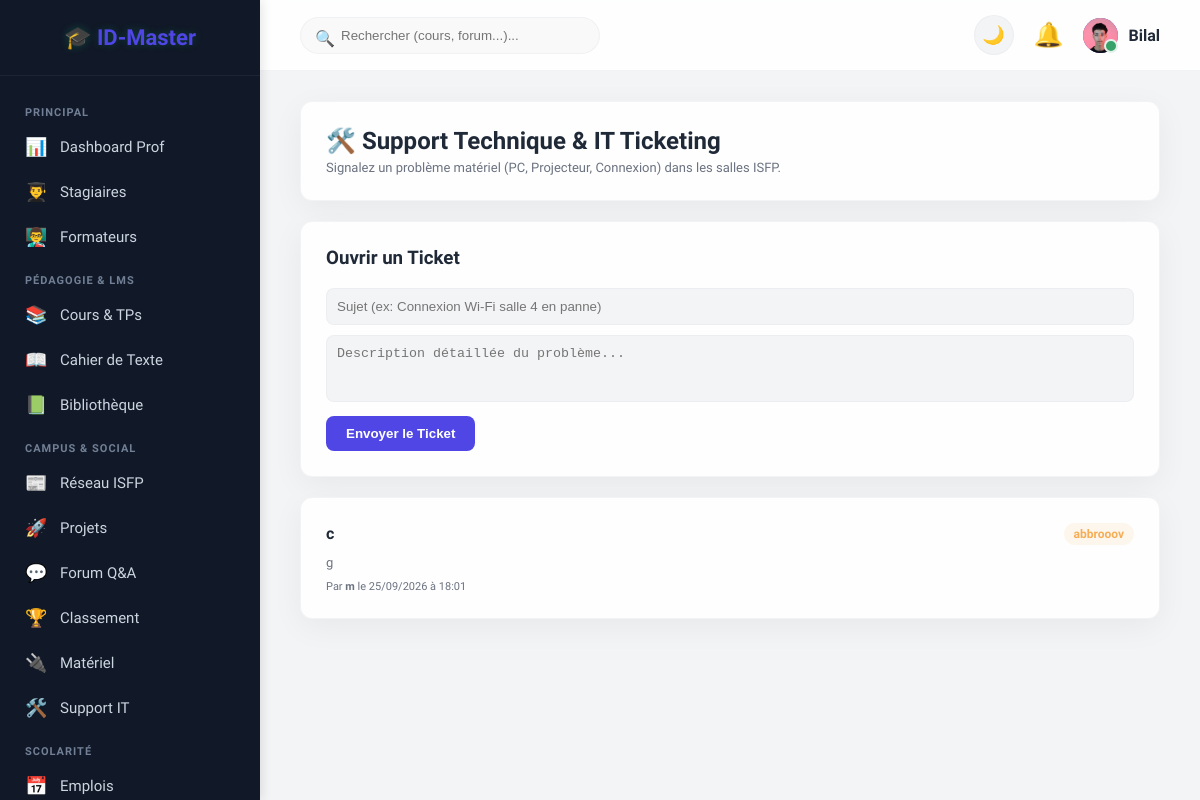
Before: /lms/support/ (signed in) with the older database file.
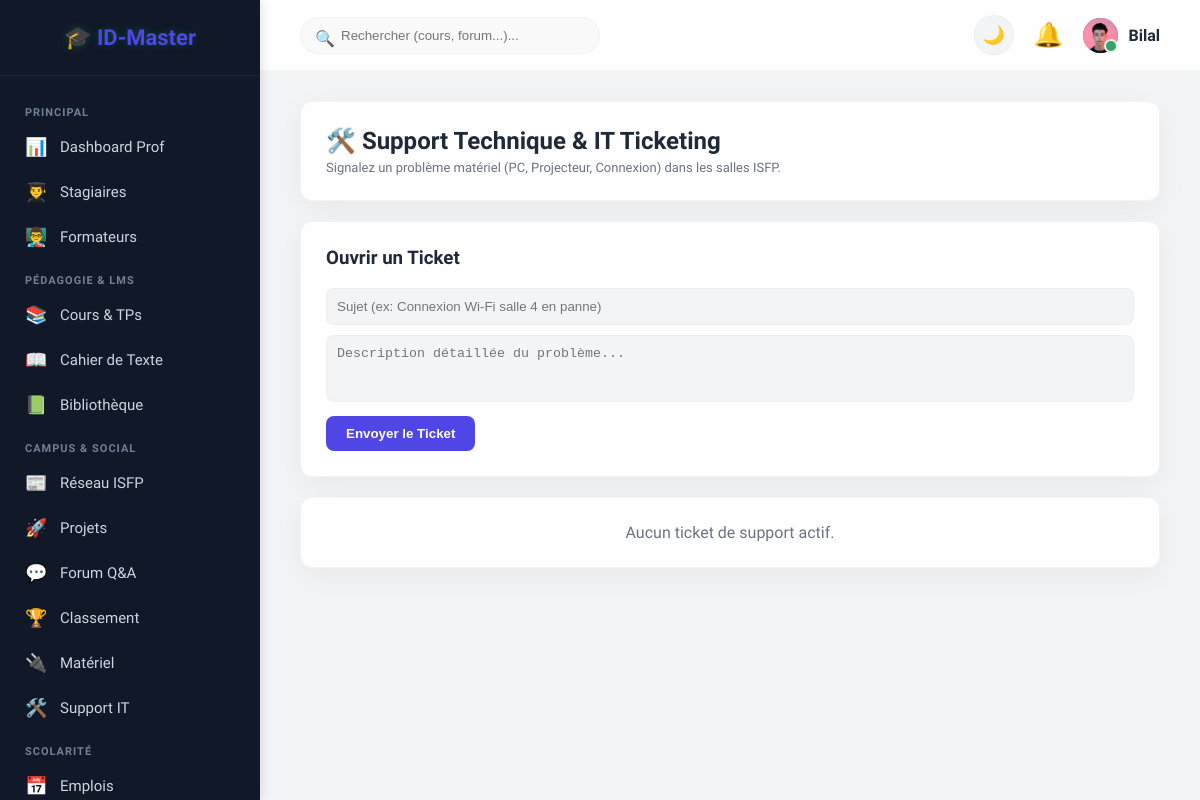
After: the same page with the newer database file.
### lms/models.py (models this page shows, shortened)
class SupportTicket(models.Model):
    student = models.ForeignKey(CustomUser, on_delete=models.CASCADE)
    subject = models.CharField(max_length=150)
    description = models.TextField()
    status = models.CharField(max_length=20, default='En attente') # En attente, Résolu
    created_at = models.DateTimeField(auto_now_add=True)

### accounts/models.py (models this page shows, shortened)
class CustomUser(AbstractUser):
    ROLE_CHOICES = (('admin', 'Administrateur'), ('professor', 'Professeur'), ('etudiant', 'Étudiant'))
    role = models.CharField(max_length=20, choices=ROLE_CHOICES, default='etudiant')
    profile_picture = models.ImageField(upload_to='profiles/', blank=True, null=True)
    numero_cef = models.CharField(max_length=50, blank=True, null=True, verbose_name="N° Inscription (CEF)")
    last_activity = models.DateTimeField(default=timezone.now)

### lms/views.py (the view)
# urls.py: path('support/', support_tickets_view, name='support_tickets'),
def support_tickets_view(request):
    tickets = SupportTicket.objects.all().order_by('-created_at')
    if request.method == 'POST' and request.user.is_authenticated:
        subject = request.POST.get('subject')
        description = request.POST.get('description')
        if subject and description:
            SupportTicket.objects.create(student=request.user, subject=subject, description=description)
            return redirect('support_tickets')
    return render(request, 'lms/support_tickets.html', {'tickets': tickets})

### accounts/templates/lms/support_tickets.html (shortened to what this page needs)
{% extends 'accounts/base.html' %}
{% block content %}
<div style="max-width: 900px; margin: 0 auto; display: flex; flex-direction: column; gap: 20px;">
    <div class="card">
        <h2 style="margin: 0; color: var(--text-main);">🛠️ Support Technique & IT Ticketing</h2>
        <p style="margin: 5px 0 0 0; color: var(--text-muted); font-size: 13px;">Signalez un problème matériel (PC, Projecteur, Connexion) dans les salles ISFP.</p>
    </div>
    <div class="card">
        <h3 style="margin-top: 0; color: var(--text-main);">Ouvrir un Ticket</h3>
        <form method="POST">
            <input type="text" name="subject" placeholder="Sujet (ex: Connexion Wi-Fi salle 4 en panne)" required style="width: 100%; padding: 10px; border: 1px solid var(--border-color); border-radius: 8px; background: var(--bg-body); color: var(--text-main); margin-bottom: 10px; box-sizing: border-box;">
            <textarea name="description" placeholder="Description détaillée du problème..." rows="3" required style="width: 100%; padding: 10px; border: 1px solid var(--border-color); border-radius: 8px; background: var(--bg-body); color: var(--text-main); resize: none; box-sizing: border-box;"></textarea>
            <button type="submit" style="margin-top: 10px; background: var(--accent); color: white; border: none; padding: 10px 20px; border-radius: 8px; font-weight: bold; cursor: pointer;">Envoyer le Ticket</button>
        </form>
    </div>
    <div style="display: flex; flex-direction: column; gap: 15px;">
        {% for ticket in tickets %}
        <div class="card">
            <div style="display: flex; justify-content: space-between; align-items: center;">
                <h3 style="margin: 0; color: var(--text-main); font-size: 16px;">{{ ticket.subject }}</h3>
                <span style="font-size: 12px; padding: 4px 10px; border-radius: 20px; background: {% if ticket.status == 'Résolu' %}rgba(56, 161, 105, 0.1); color: #38a169;{% else %}rgba(246, 173, 85, 0.1); color: #f6ad55;{% endif %} font-weight: bold;">{{ ticket.status }}</span>
            </div>
            <p style="color: var(--text-muted); font-size: 13px; margin: 10px 0;">{{ ticket.description }}</p>
            <div style="font-size: 11px; color: var(--text-muted);">Par <b>{{ ticket.student.username }}</b> le {{ ticket.created_at|date:"d/m/Y à H:i" }}</div>
        </div>
        {% empty %}
        <div class="card" style="text-align: center; color: var(--text-muted);">Aucun ticket de support actif.</div>
        {% endfor %}
    </div>
</div>
{% endblock %}

Changed rows visible on the page:
removed SupportTicket: subject "c", status "abbrooov", description "g", student.username "m", created_at "25/09/2026 à 18:01"
Other visible differences:
text now shown: "Aucun ticket de support actif."
